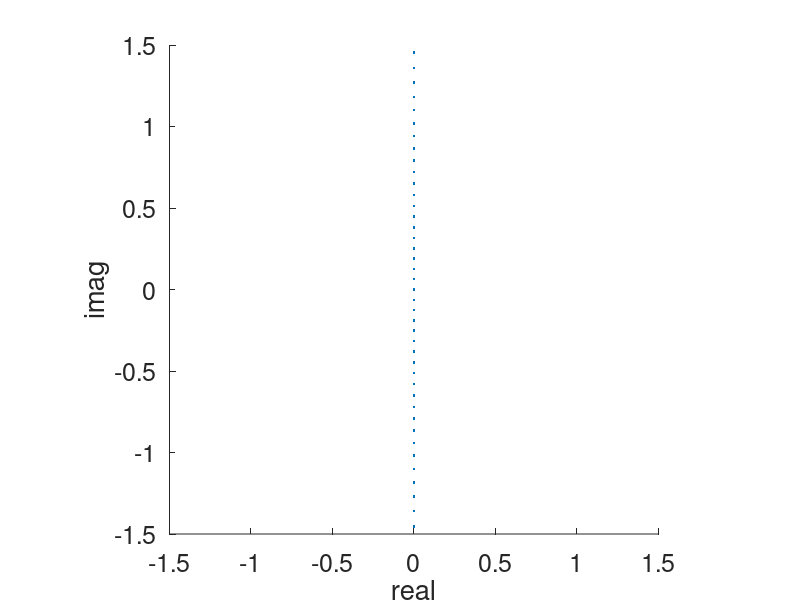

Write the MATLAB code that produced this figure.
% Transformacao bilinear
T = 1; sigma = 0; j = sqrt(-1); % inicializacao
omega = 0:pi/50:2*pi; % faixa de valores de w

% para cada valor de frequencia faca
for k=1:length(omega)
    s=sigma+j*omega(k); % variavel de Laplace
    z(k)=exp(T*s); % valores de z sobre circunferencia
    w(k)=2*(z(k)-1)/(T*(z(k)+1)); % mapeamento bilinear
end

% grafico
set(gca,'Fontsize',18)
xlabel('real')
ylabel('imag')
axis('square')
axis([-1.5 1.5 -1.5 1.5]);
hold on
plot(w,'.')
hold off